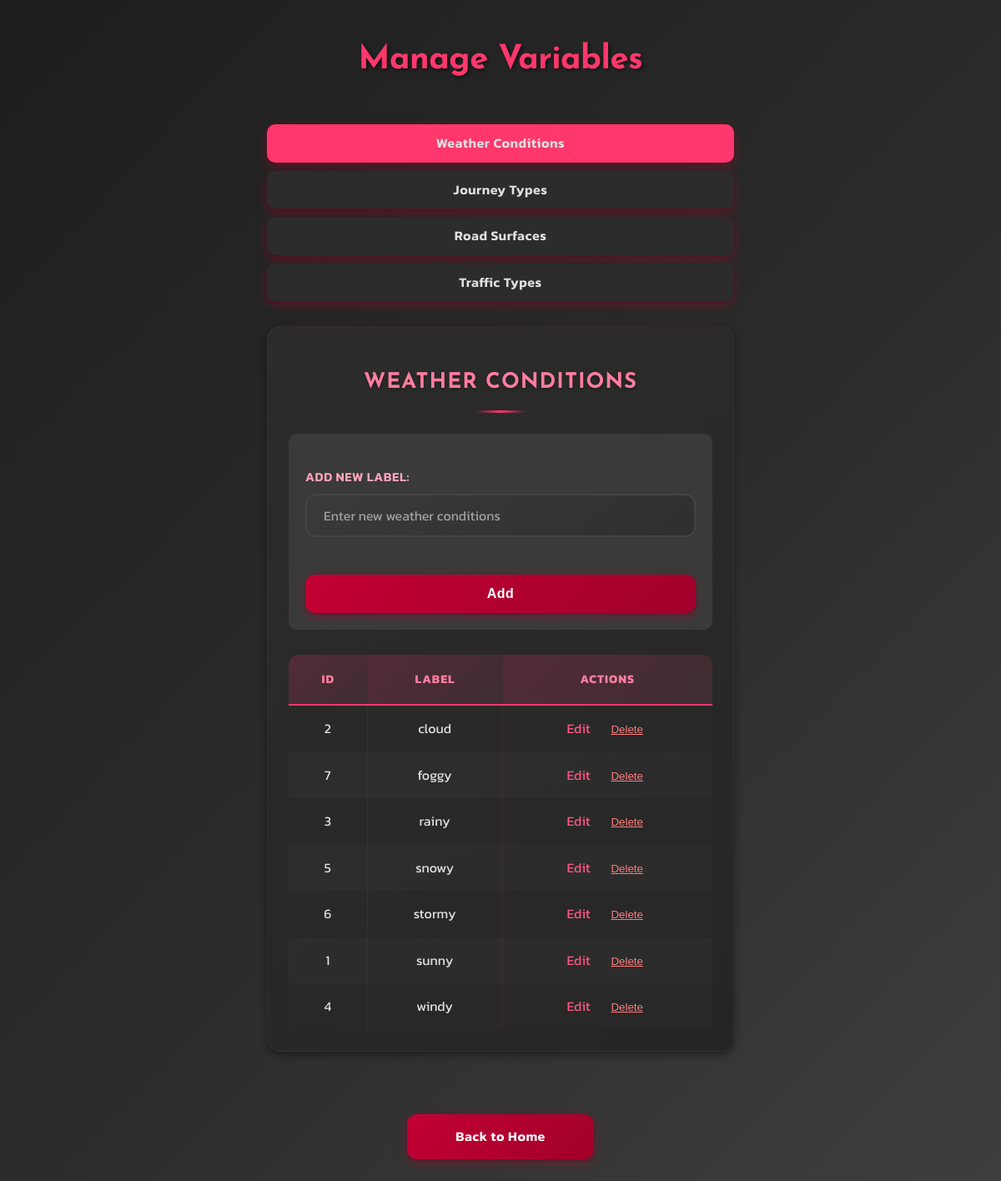
Screenshot of /manage_variables.php with the database file from the repository.
### tables this page shows
CREATE TABLE IF NOT EXISTS `weather` (
  `id` INT(11) NOT NULL AUTO_INCREMENT,
  `label` VARCHAR(50) NOT NULL,
  PRIMARY KEY (`id`),
  UNIQUE KEY `label` (`label`)
);

### manage_variables.php (the view, shortened to what this page needs)
<?php
require_once 'inc/db.inc.php';
$errors = [];
$table = $_GET['table'] ?? 'weather';
$allowedTables = ['weather', 'journey_type', 'road_surface', 'traffic_type'];
$tableLabels = [
    'weather' => 'Weather Conditions',
    'journey_type' => 'Journey Types',
    'road_surface' => 'Road Surfaces',
    'traffic_type' => 'Traffic Types'
];
try {
    $items = $pdo->query("SELECT id, label FROM `{$table}` ORDER BY label")->fetchAll();
} catch (PDOException $e) {
    $items = [];
    $errors[] = "Error loading items from database.";
    error_log("Error loading items: " . $e->getMessage());
}
$editItem = null;
?>
<!DOCTYPE html>
<html lang="en">
<head>
    <link rel="stylesheet" href="style.css">
</head>
<body>
<main class="main-container">
    <h1>Manage Variables</h1>
    <nav style="margin: 30px 0; display: flex; gap: 10px; flex-wrap: wrap;">
        <?php foreach ($allowedTables as $t): ?>
            <a href="?table=<?= urlencode($t) ?>"
               style="padding: 10px 20px; background: <?= $table === $t ? '#ff376c' : '#2c2c2c' ?>;
                      color: #e0e0e0; text-decoration: none; border-radius: 10px;"
               class="red-button">
                <?= htmlspecialchars($tableLabels[$t]) ?>
            </a>
        <?php endforeach; ?>
    </nav>
    <section class="report-block">
        <h2><?= htmlspecialchars($tableLabels[$table]) ?></h2>
        <?php if ($editItem): ?>
            <form method="post" style="margin-bottom: 30px; padding: 20px; background: #3a3a3a; border-radius: 10px;">
                <input type="hidden" name="action" value="edit">
                <input type="hidden" name="table" value="<?= htmlspecialchars($table) ?>">
                <input type="hidden" name="id" value="<?= $editItem['id'] ?>">
                <label>Edit Label:</label>
                <input type="text" name="label" value="<?= htmlspecialchars($editItem['label']) ?>"
                       maxlength="50" required style="width: 100%; margin-bottom: 15px;">
                <button type="submit" class="red-button">Update</button>
                <a href="?table=<?= urlencode($table) ?>" class="red-button" style="display: inline-block; margin-left: 10px; text-align: center;">Cancel</a>
            </form>
        <?php else: ?>
            <form method="post" style="margin-bottom: 30px; padding: 20px; background: #3a3a3a; border-radius: 10px;">
                <label>Add New Label:</label>
                <input type="text" name="label" maxlength="50" required
                       placeholder="Enter new <?= strtolower($tableLabels[$table]) ?>"
                       style="width: 100%; margin-bottom: 15px;">
                <button type="submit" class="red-button">Add</button>
            </form>
        <?php endif; ?>
        <table class="records-table">
            <thead>
                <tr>
                    <th>ID</th>
                    <th>Label</th>
                    <th>Actions</th>
                </tr>
            </thead>
            <tbody>
                <?php foreach ($items as $item): ?>
                    <tr>
                        <td><?= $item['id'] ?></td>
                        <td><?= htmlspecialchars($item['label']) ?></td>
                        <td>
                            <a href="?table=<?= urlencode($table) ?>&edit=<?= $item['id'] ?>"
                               style="color: #ff5784; text-decoration: none; margin-right: 15px;">Edit</a>
                            <form method="post" style="display: inline;"
                                  onsubmit="return confirm('Are you sure you want to delete this item?');">
                                <button type="submit" style="background: none; border: none; color: #ff7c7c; cursor: pointer; text-decoration: underline;">
                                    Delete
                                </button>
                            </form>
                        </td>
                    </tr>
                <?php endforeach; ?>
            </tbody>
        </table>
    </section>
    <a href="index.php" class="red-button back-to-home">Back to Home</a>
</main>
</body>
</html>

### style.css (style rules this page uses)
* { box-sizing: border-box; }
body { margin: 0; padding: 0; font-family: "Kanit", sans-serif; font-weight: 400; background: linear-gradient(135deg, #1e1e1e, #2a2a2a, #3e3e3e); background-attachment: fixed; color: #e0e0e0; min-height: 100vh; line-height: 1.6; }
.main-container { width: 600px; max-width: 95%; margin: 40px auto; padding: 0 20px; animation: fadeIn 0.5s ease-in; }
.main-container h1, .main-container h2 { font-family: "Josefin Sans", sans-serif; font-weight: 700; }
.main-container h1 { color: #ff376c; text-align: center; font-size: 2.5em; margin-bottom: 10px; text-shadow: 2px 2px 4px rgba(0, 0, 0, 0.5); letter-spacing: -0.5px; }
.main-container h2 { color: #ff5784; }
label { display: block; margin: 20px 0 8px 0; font-weight: 600; color: #ffa4bd; font-size: 0.95em; text-transform: uppercase; letter-spacing: 0.5px; }
input, select { width: 100%; padding: 12px 20px; border: 2px solid #444; background: linear-gradient(145deg, #3a3a3a, #2f2f2f); color: #e0e0e0; border-radius: 12px; font-size: 1em; transition: all 0.3s ease; font-family: "Kanit", sans-serif; }
input::placeholder { color: #a0a0a0; }
.red-button { background: linear-gradient(135deg, #c30034, #a0002a); border: none; border-radius: 12px; box-shadow: 0 4px 12px rgba(195, 0, 52, 0.4), 0 2px 4px rgba(0, 0, 0, 0.3); color: #fff; cursor: pointer; font-size: 1em; font-weight: 600; width: 100%; padding: 14px 0; text-align: center; user-select: none; transition: all 0.3s ease; -webkit-tap-highlight-color: transparent; text-decoration: none; display: inline-block; letter-spacing: 0.5px; }
a { -webkit-tap-highlight-color: transparent; }
.red-button:nth-of-type(1) { margin-top: 30px; }
.red-button:nth-child(1) { margin-top: 15px; }
.back-to-home { width: 40%; margin-left: 30%; margin-top: 50px !important; margin-bottom: -20px; }
.report-block { background: linear-gradient(145deg, #2c2c2c, #252525); padding: 30px; border-radius: 20px; margin-bottom: 25px; box-shadow: 0 6px 16px rgba(0, 0, 0, 0.4), 0 0 0 1px rgba(255, 55, 108, 0.1); border: 1px solid rgba(255, 55, 108, 0.1); transition: transform 0.3s ease, box-shadow 0.3s ease; }
.report-block h2 { text-align: center; margin-bottom: 30px; }
.records-table { width: 100%; border-collapse: separate; border-spacing: 0; text-align: center; background: rgba(40, 40, 40, 0.5); border-radius: 12px; overflow: hidden; }
.records-table thead th { color: #ff7da0; font-weight: 700; padding: 18px 15px; text-transform: uppercase; background: linear-gradient( 135deg, rgba(255, 55, 108, 0.2), rgba(255, 87, 132, 0.1) ); border-bottom: 2px solid #ff376c; letter-spacing: 1px; font-size: 0.9em; position: sticky; top: 0; z-index: 10; }
.records-table tbody tr { border-bottom: 1px solid rgba(255, 55, 108, 0.1); transition: all 0.2s ease; }
.records-table tbody tr:nth-child(even) { background-color: rgba(58, 58, 58, 0.3); }
.records-table tbody tr:nth-child(odd) { background-color: rgba(44, 44, 44, 0.3); }
.records-table tbody td { padding: 15px 12px; border-right: 1px solid rgba(255, 55, 108, 0.1); }
.records-table tbody td:last-child { border-right: none; }
.report-block { background-color: #2c2c2c; border-radius: 16px; padding: 25px; box-shadow: 0 4px 10px rgba(0, 0, 0, 0.4); }
.report-block h2 { text-align: center; color: #ff7da0; font-size: 1.6rem; margin-bottom: 25px; font-weight: 700; text-transform: uppercase; letter-spacing: 1px; text-shadow: 0 2px 4px rgba(0, 0, 0, 0.3); position: relative; padding-bottom: 15px; }
.report-block h2::after { content: ""; position: absolute; bottom: 0; left: 50%; transform: translateX(-50%); width: 60px; height: 3px; background: linear-gradient(90deg, transparent, #ff376c, transparent); border-radius: 2px; }

### rows the page displays
weather: id "2", label "cloud"
weather: id "7", label "foggy"
weather: id "3", label "rainy"
weather: id "5", label "snowy"
weather: id "6", label "stormy"
weather: id "1", label "sunny"
weather: id "4", label "windy"

### other values shown
$tableLabels[$t] "Weather Conditions"
$tableLabels[$t] "Journey Types"
$tableLabels[$t] "Road Surfaces"
$tableLabels[$t] "Traffic Types"
$tableLabels[$table] "WEATHER CONDITIONS"
